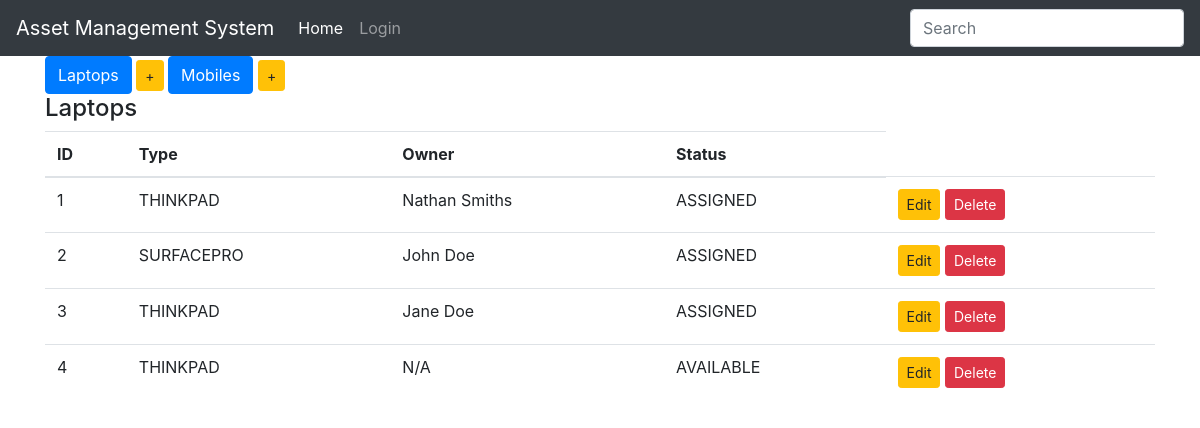
Before: /display_laptops with the older database file.
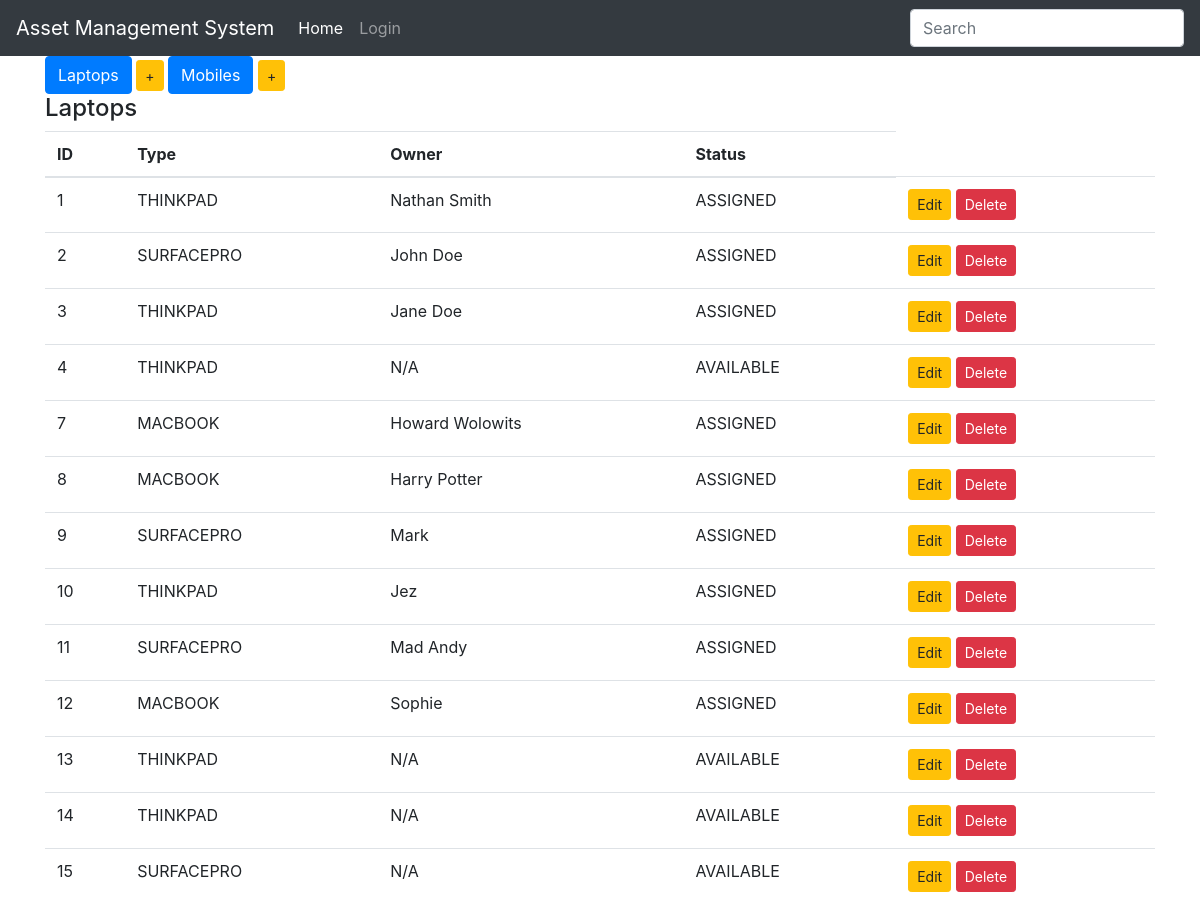
After: the same page with the newer database file.
### inventory/models.py (models this page shows, shortened)
class Laptop(models.Model):
    type_choices = (
        ('SURFACEPRO', 'Surface Pro'),
        ('MACBOOK', 'MacBook'),
        ('THINKPAD', 'Thinkpad')
    )
    type = models.CharField(max_length=100, choices=type_choices, blank=False)
    owner = models.CharField(max_length=100, blank=False) #This needs changing to a User
    status_choices = (
        ('AVAILABLE', 'Device is available to be assigned'),
        ('ASSIGNED', 'Device is assigned to a staff member'),
        ('SETUP_REQUIRED', 'This device needs setting up before it can be assigned'),
    )
    status =models.CharField(max_length=100, choices=status_choices, blank=False)

### inventory/views.py (the view)
# urls.py: re_path(r'^display_laptops$', display_laptops, name='display_laptops'),
def display_laptops(request):
    items = Laptop.objects.all()
    context = {
        'items' : items,
        'header' : 'Laptops',
    }
    return render(request, 'inventory/index.html', context)

### inventory/templates/inventory/index.html
{% extends 'inventory/base.html' %}
{% block body%}
    <div class="button-group">
        <a href="{% url 'display_laptops' %}" class="btn btn-primary btn-md" role="button">Laptops</a>
        <a href="{% url 'add_laptop' %}" class="btn btn-warning btn-sm" role="button"> +</a>
        <a href="{% url 'display_mobiles' %}" class="btn btn-primary btn-md" role="button">Mobiles</a>
        <a href="{% url 'add_mobile' %}" class="btn btn-warning btn-sm" role="button"> +</a>
    </div>
    <h4>{{ header }}</h4>
    <table class="table table-hover">
        <thead>
            <tr>
                <th>ID</th>
                <th>Type</th>
                <th>Owner</th>
                <th>Status</th>
            </tr>
        </thead>
        <tbody>
            {% for item in items %}
                <tr>
                    <td>{{ item.pk }}</td>
                    <td>{{ item.type }}</td>
                    <td>{{ item.owner }}</td>
                    <td>{{ item.status }}</td>
                    {% if header == "Laptops" %}
                    <td>
                        <a href="{% url 'edit_laptop' item.pk %}" class="btn btn-warning btn-sm" role="button">Edit</a>
                        <a href="{% url 'delete_laptop' item.pk %}" class="btn btn-danger btn-sm" role="button">Delete</a>
                    </td>
                    {% elif header == "Mobiles" %}
                    <td>
                        <a href="{% url 'edit_mobile' item.pk %}" class="btn btn-warning btn-sm" role="button">Edit</a>
                        <a href="{% url 'delete_mobile' item.pk %}" class="btn btn-danger btn-sm" role="button">Delete</a>
                    </td>
                    {% endif %}
                </tr>
            {% endfor %}
        </tbody>
    </table>
{% endblock %}

### inventory/templates/inventory/base.html (shortened to what this page needs)
<html>
    <head>
        {% load static %}
        <link rel="stylesheet" href="{% static '/css/style.css'%}">
        <link rel="stylesheet" href="https://cdn.jsdelivr.net/npm/bootstrap@4.6.1/dist/css/bootstrap.min.css">
    </head>
    <body>
        <nav class="navbar navbar-expand navbar-dark bg-dark">
            <a class="navbar-brand" href="#">Asset Management System</a>
            <div class="collapse navbar-collapse" id="navbarsExample02">
              <ul class="navbar-nav mr-auto">
                <li class="nav-item active">
                  <a class="nav-link" href="#">Home <span class="sr-only">(current)</span></a>
                </li>
                <li class="nav-item">
                  <a class="nav-link" href="{% url 'login' %}">
                      Login
                    </a>
                </li>
              </ul>
              <form class="form-inline my-2 my-md-0">
                <input class="form-control" type="text" placeholder="Search">
              </form>
            </div>
          </nav>
        <div class="container">
          {% block body %}
          {% endblock %}
        </div>
    </body>
</html>

Changed rows visible on the page:
changed Laptop id 1: owner "Nathan Smiths" → "Nathan Smith"
added Laptop: pk "7", type "MACBOOK", owner "Howard Wolowits", status "ASSIGNED"
added Laptop: pk "8", type "MACBOOK", owner "Harry Potter", status "ASSIGNED"
added Laptop: pk "9", type "SURFACEPRO", owner "Mark", status "ASSIGNED"
added Laptop: pk "10", type "THINKPAD", owner "Jez", status "ASSIGNED"
added Laptop: pk "11", type "SURFACEPRO", owner "Mad Andy", status "ASSIGNED"
added Laptop: pk "12", type "MACBOOK", owner "Sophie", status "ASSIGNED"
added Laptop: pk "13", type "THINKPAD", owner "N/A", status "AVAILABLE"
added Laptop: pk "14", type "THINKPAD", owner "N/A", status "AVAILABLE"
added Laptop: pk "15", type "SURFACEPRO", owner "N/A", status "AVAILABLE"
